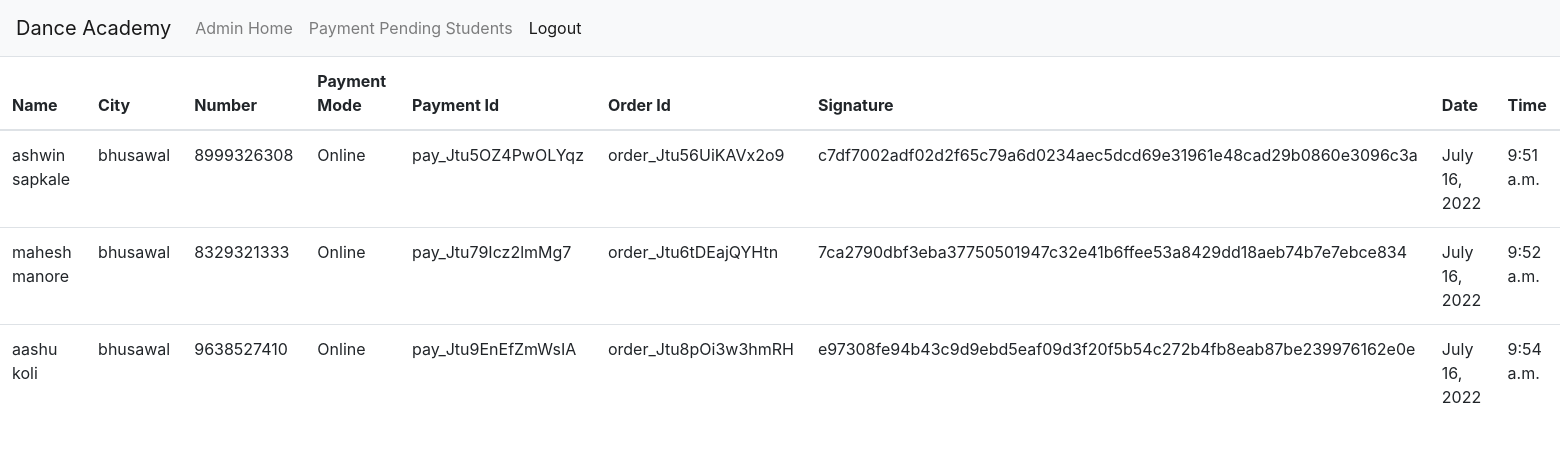
Screenshot of /admindashboard (signed in) with the database file from the repository.
### start/models.py (models this page shows, shortened)
class studentpaymentsdone(models.Model):
        name  =  models.CharField(max_length=122)
        city = models.CharField(max_length=122)
        number = models.CharField(max_length=122)
        paymentstatus = models.CharField(max_length=122)
        paymentid = models.CharField(max_length=122)
        orderid = models.CharField(max_length=122)
        signature = models.CharField(max_length=122)
        date = models.DateField()
        time = models.TimeField()

### start/views.py (the view)
# urls.py: path('admindashboard',views.admindashboard,name='admindashboard'),
def admindashboard(request):
    if request.user.is_anonymous:
        return redirect("login_view")
    sinfo = studentpaymentsdone.objects.all()
    return render(request,'admindashboard.html',{'sinf' : sinfo})

### templates/admindashboard.html (shortened to what this page needs)
<!doctype html>
<html lang="en">
  <head>
    <link rel="stylesheet" href="https://cdn.jsdelivr.net/npm/bootstrap@4.3.1/dist/css/bootstrap.min.css">
  </head>
  <body>
    <nav class="navbar navbar-expand-lg navbar-light bg-light" name="nav">
      <a class="navbar-brand" href="#">Dance Academy</a>
        <div class="collapse navbar-collapse" id="navbarSupportedContent">
          <ul class="navbar-nav mr-auto">
            <li class="nav-item">
              <a class="nav-link" href="admindashboard">Admin Home</a>
            </li>
            <li class="nav-item">
              <a class="nav-link" href="studentspaymentpending">Payment Pending Students</a>
            </li>
            <li class="nav-item active">
              <a class="nav-link" href="logoutuser">Logout<span class="sr-only">(current)</span></a>
            </li>
            </ul>
      </div>
    </nav>
    <table class="table">
        <thead>
          <tr>
            <th scope="col">Name</th>
            <th scope="col">City</th>
            <th scope="col">Number</th>
            <th scope="col">Payment Mode</th>
            <th scope="col">Payment Id</th>
            <th scope="col">Order Id</th>
            <th scope="col">Signature</th>
            <th scope="col">Date</th>
            <th scope="col">Time</th>
          </tr>
        </thead>
        <tbody>
            {% for si in sinf  %}
          <tr>
            <td>{{si.name}}</td>
            <td>{{si.city}}</td>
            <td>{{si.number}}</td>
            <td>{{si.paymentstatus}}</td>
            <td>{{si.paymentid}}</td>
            <td>{{si.orderid}}</td>
            <td>{{si.signature}}</td>
            <td>{{si.date}}</td>
            <td>{{si.time}}</td>
          </tr>
          {% endfor %}
        </tbody>
      </table>
  </body>
</html>

### rows the page displays
studentpaymentsdone: name "ashwin sapkale", city "bhusawal", number "8999326308", paymentstatus "Online", paymentid "pay_Jtu5OZ4PwOLYqz", orderid "order_Jtu56UiKAVx2o9", signature "c7df7002adf02d2f65c79a6d0234aec5dcd69e31961e48cad29b0860e3096c3a", date "July 16, 2022", time "9:51 a.m."
studentpaymentsdone: name "mahesh manore", city "bhusawal", number "8329321333", paymentstatus "Online", paymentid "pay_Jtu79Icz2lmMg7", orderid "order_Jtu6tDEajQYHtn", signature "7ca2790dbf3eba37750501947c32e41b6ffee53a8429dd18aeb74b7e7ebce834", date "July 16, 2022", time "9:52 a.m."
studentpaymentsdone: name "aashu koli", city "bhusawal", number "9638527410", paymentstatus "Online", paymentid "pay_Jtu9EnEfZmWsIA", orderid "order_Jtu8pOi3w3hmRH", signature "e97308fe94b43c9d9ebd5eaf09d3f20f5b54c272b4fb8eab87be239976162e0e", date "July 16, 2022", time "9:54 a.m."
